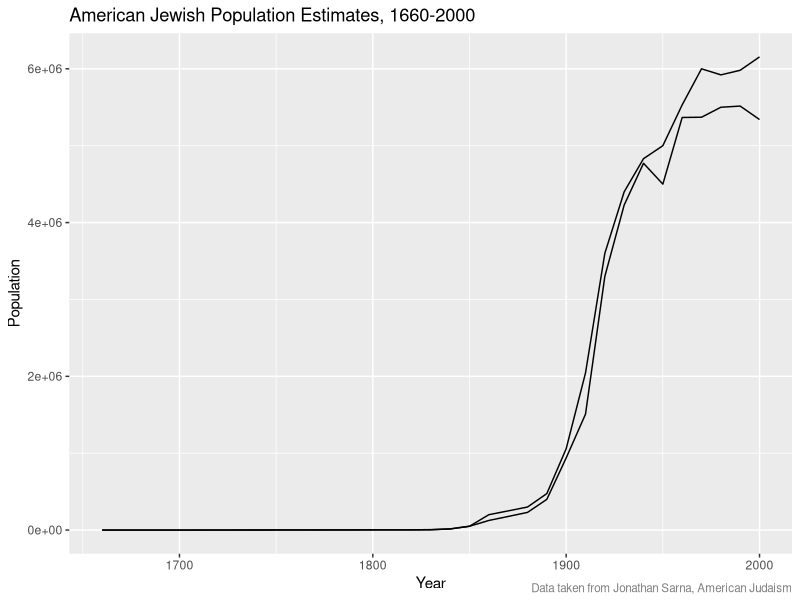
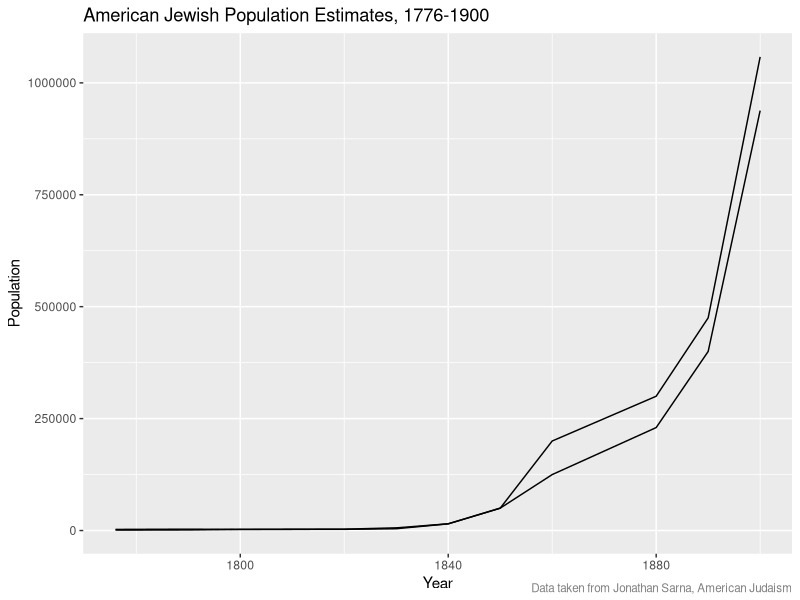
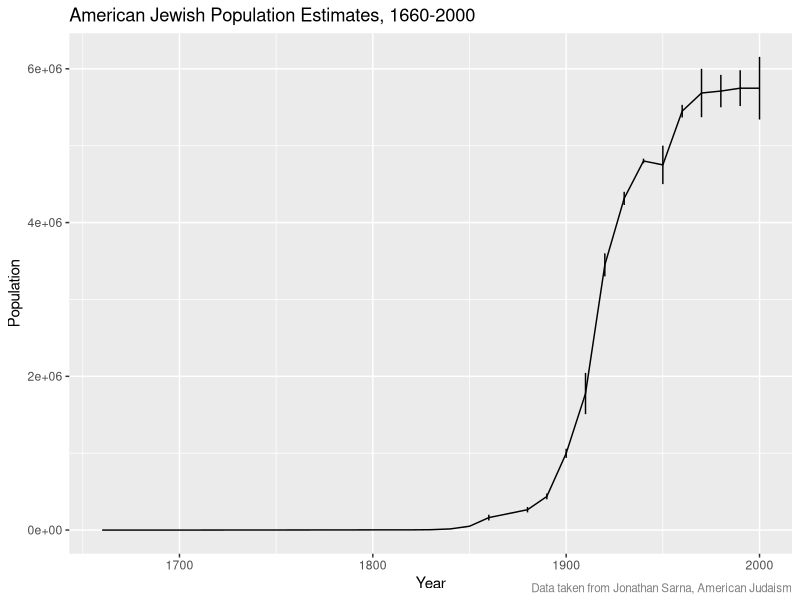

Generate these figures, in order, with R:
# R script to chart demographic data on American Judaism

# Lincoln Mullen <lincoln@lincolnmullen.com>
# MIT License <http://lmullen.mit-license.org/> 

library(ggplot2)

makeFootnote <- function(footnoteText=
                         format(Sys.time(), "%d %b %Y"),
                         size= .7, color= grey(.5))
{
  require(grid)
  pushViewport(viewport())
  grid.text(label= footnoteText ,
            x = unit(1,"npc") - unit(2, "mm"),
            y= unit(2, "mm"),
            just=c("right", "bottom"),
            gp=gpar(cex= size, col=color))
  popViewport()
}

credit <- function() {
  return(makeFootnote("\nLincoln Mullen <http://lincolnmullen.com>"))
}

# Data
d <- read.csv("sarna.appendix.csv", comment.char = "#")

# Population estimates, 1660-2000
png( file="jews.1660-2000.ggplot.png" )
plot1 <- ggplot(d)
plot1 + 
geom_line(aes(d$year, d$estimate.low)) + 
geom_line(aes(d$year, d$estimate.high)) +
labs(title="American Jewish Population Estimates, 1660-2000", x = 
     "Year", y="Population")
makeFootnote("Data taken from Jonathan Sarna, American Judaism")
dev.off

# Population estimates, 1776-1900
png( file="jews.1776-1900.ggplot.png" )
plot2 <- ggplot(d[3:13,])
plot2 + 
geom_line(aes(d$year[3:13], d$estimate.low[3:13])) + 
geom_line(aes(d$year[3:13], d$estimate.high[3:13])) +
labs(title="American Jewish Population Estimates, 1776-1900", x = 
     "Year", y="Population")
makeFootnote("Data taken from Jonathan Sarna, American Judaism")
dev.off

# Population estimates with bars
# documentation: http://docs.ggplot2.org/0.9.3/geom_linerange.html
# I think I have to offer it the midpoint, plus and minus the distance
midpoint <- (d$estimate.high - d$estimate.low)/2 + d$estimate.low
error <- (d$estimate.high - d$estimate.low)/2
png(file="jews.1660-2000.errors.png", width = 900, height=900, 
    res=100, pointsize=9)
plot3 <- ggplot(d)
plot3 + 
geom_line(aes(d$year, midpoint)) +
geom_linerange(aes(x=d$year, ymin = midpoint - error, ymax = 
                   midpoint + error))+ 
labs(title="American Jewish Population Estimates, 1660-2000", x = 
     "Year", y="Population")
makeFootnote("Data taken from Jonathan Sarna, American Judaism")
dev.off
